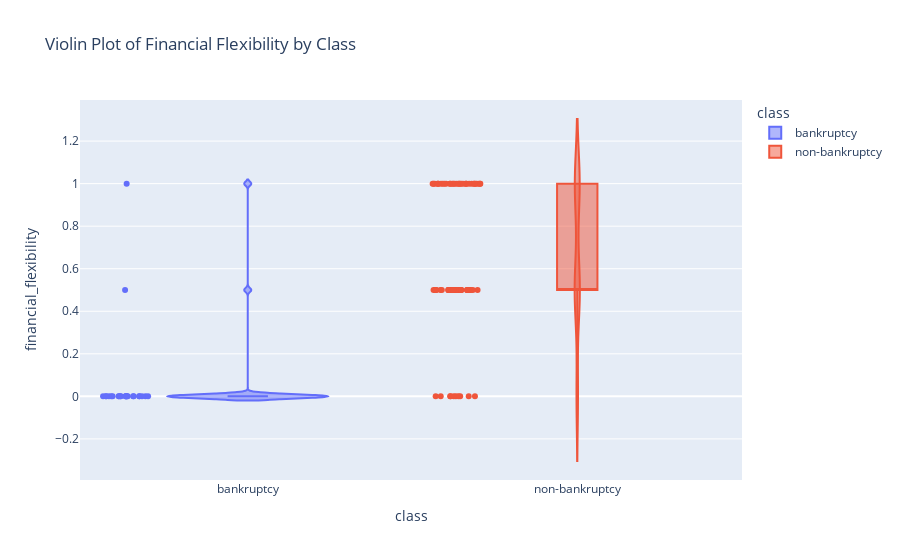

Source (notebook cell):
### Code cell
# Chart 8: Violin plot of financial_flexibility grouped by class
fig8 = px.violin(data, y='financial_flexibility', x='class', color='class',
                 box=True, points='all', title="Violin Plot of Financial Flexibility by Class")
fig8.show()

### Figure 1 — Plotly figure (JSON) as saved in the notebook; plotly's stock layout.template omitted (floating-point values rounded to 4 significant figures)
{"data": [{"alignmentgroup": "True", "box": {"visible": true}, "hovertemplate": "class=%{x}<br>financial_flexibility=%{y}<extra></extra>", "legendgroup": "bankruptcy", "marker": {"color": "#636efa"}, "name": "bankruptcy", "offsetgroup": "bankruptcy", "orientation": "v", "points": "all", "scalegroup": "True", "showlegend": true, "type": "violin", "x": ["bankruptcy", "bankruptcy", "bankruptcy", "bankruptcy", "bankruptcy", "bankruptcy", "bankruptcy", "bankruptcy", "bankruptcy", "bankruptcy", "bankruptcy", "bankruptcy", "bankruptcy", "bankruptcy", "bankruptcy", "bankruptcy", "bankruptcy", "bankruptcy", "bankruptcy", "bankruptcy", "bankruptcy", "bankruptcy", "bankruptcy", "bankruptcy", "bankruptcy"], "x0": " ", "xaxis": "x", "y": [0, 0, 0, 0, 0, 0, 0, 0, 0, 0, 0.5, 0, 0, 0, 0, 0, 0, 0, 0, 0, 0, 0, 0, 0, 1], "y0": " ", "yaxis": "y"}, {"alignmentgroup": "True", "box": {"visible": true}, "hovertemplate": "class=%{x}<br>financial_flexibility=%{y}<extra></extra>", "legendgroup": "non-bankruptcy", "marker": {"color": "#EF553B"}, "name": "non-bankruptcy", "offsetgroup": "non-bankruptcy", "orientation": "v", "points": "all", "scalegroup": "True", "showlegend": true, "type": "violin", "x": ["non-bankruptcy", "non-bankruptcy", "non-bankruptcy", "non-bankruptcy", "non-bankruptcy", "non-bankruptcy", "non-bankruptcy", "non-bankruptcy", "non-bankruptcy", "non-bankruptcy", "non-bankruptcy", "non-bankruptcy", "non-bankruptcy", "non-bankruptcy", "non-bankruptcy", "non-bankruptcy", "non-bankruptcy", "non-bankruptcy", "non-bankruptcy", "non-bankruptcy", "non-bankruptcy", "non-bankruptcy", "non-bankruptcy", "non-bankruptcy", "non-bankruptcy", "non-bankruptcy", "non-bankruptcy", "non-bankruptcy", "non-bankruptcy", "non-bankruptcy", "non-bankruptcy", "non-bankruptcy", "non-bankruptcy", "non-bankruptcy", "non-bankruptcy", "non-bankruptcy", "non-bankruptcy", "non-bankruptcy", "non-bankruptcy", "non-bankruptcy", "non-bankruptcy", "non-bankruptcy", "non-bankruptcy", "non-bankruptcy", "non-bankruptcy", "non-bankruptcy", "non-bankruptcy", "non-bankruptcy", "non-bankruptcy", "non-bankruptcy", "non-bankruptcy", "non-bankruptcy", "non-bankruptcy", "non-bankruptcy", "non-bankruptcy", "non-bankruptcy", "non-bankruptcy", "non-bankruptcy", "non-bankruptcy", "non-bankruptcy", "non-bankruptcy", "non-bankruptcy", "non-bankruptcy", "non-bankruptcy", "non-bankruptcy", "non-bankruptcy", "non-bankruptcy", "non-bankruptcy", "non-bankruptcy", "non-bankruptcy", "non-bankruptcy", "non-bankruptcy", "non-bankruptcy", "non-bankruptcy", "non-bankruptcy", "non-bankruptcy", "non-bankruptcy", "non-bankruptcy"], "x0": " ", "xaxis": "x", "y": [0.5, 0.5, 0.5, 1, 1, 1, 0.5, 1, 0.5, 0.5, 1, 1, 0.5, 1, 0.5, 0.5, 1, 1, 0.5, 1, 0.5, 0.5, 1, 1, 0.5, 0.5, 0.5, 1, 1, 1, 0.5, 1, 0.5, 0.5, 1, 1, 0.5, 1, 0.5, 0.5, 1, 1, 1, 1, 1, 1, 1, 0, 1, 1, 0.5, 0.5, 0.5, 0, 0, 1, 0.5, 0, 1, 0.5, 0.5, 0, 0, 1, 0, 1, 0.5, 1, 0.5, 0.5, 0.5, 0, 0.5, 0, 0.5, 0.5, 0, 0.5], "y0": " ", "yaxis": "y"}], "layout": {"legend": {"title": {"text": "class"}, "tracegroupgap": 0}, "title": {"text": "Violin Plot of Financial Flexibility by Class"}, "violinmode": "overlay", "xaxis": {"anchor": "y", "categoryarray": ["bankruptcy", "non-bankruptcy"], "categoryorder": "array", "domain": [0, 1], "title": {"text": "class"}}, "yaxis": {"anchor": "x", "domain": [0, 1], "title": {"text": "financial_flexibility"}}}}
